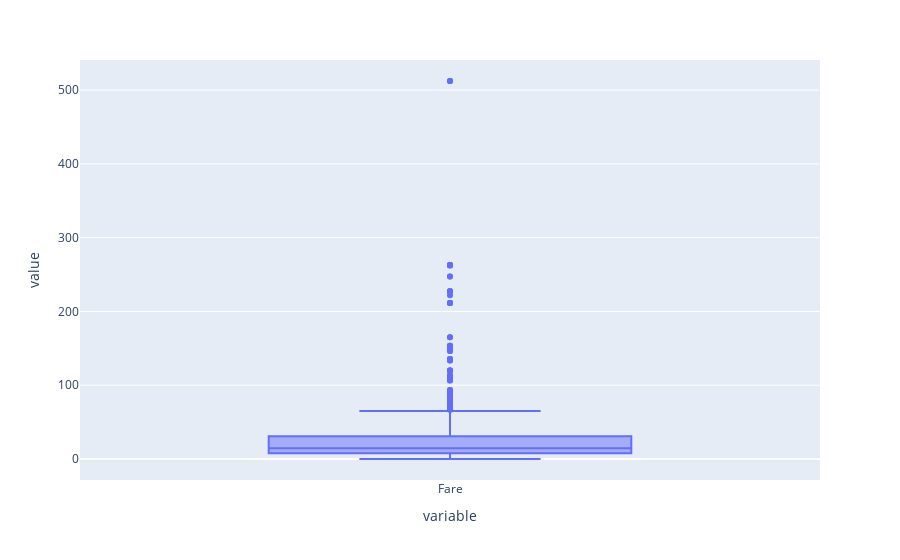

Notebook cell for this chart:
### Code cell
px.box(data_frame=df.Fare)

### Figure 1 — Plotly figure (JSON) as saved in the notebook; plotly's stock layout.template omitted (floating-point values rounded to 4 significant figures; data arrays with more than 128 entries replaced by an {"elided": "..."} marker saying what was removed)
{"data": [{"alignmentgroup": "True", "hovertemplate": "variable=%{x}<br>value=%{y}<extra></extra>", "legendgroup": "", "marker": {"color": "#636efa"}, "name": "", "notched": false, "offsetgroup": "", "orientation": "v", "showlegend": false, "type": "box", "x": {"elided": "891 str values"}, "x0": " ", "xaxis": "x", "y": {"elided": "891 float values"}, "y0": " ", "yaxis": "y"}], "layout": {"boxmode": "group", "legend": {"tracegroupgap": 0}, "margin": {"t": 60}, "xaxis": {"anchor": "y", "domain": [0, 1], "title": {"text": "variable"}}, "yaxis": {"anchor": "x", "domain": [0, 1], "title": {"text": "value"}}}}
